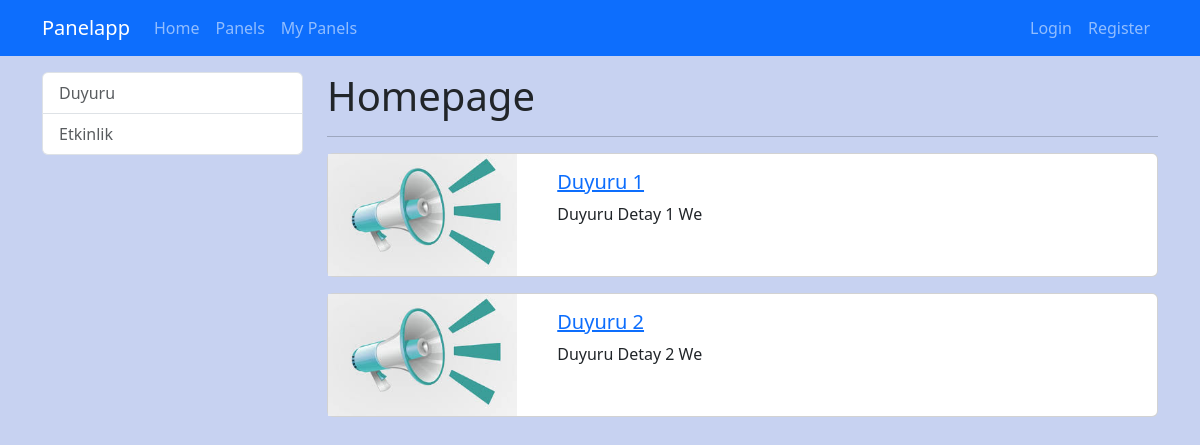
The page / on the database its author committed.
### panel/models.py (models this page shows, shortened)
class Category(models.Model):
    name = models.CharField(max_length=150)
    slug = models.SlugField(null=False, blank=True, unique=True, db_index=True, editable=False)

class Panel(models.Model):
    title = models.CharField(max_length=200)
    image = models.ImageField(upload_to="panels")
    is_active = models.BooleanField(default=True)
    is_joined = models.BooleanField(default=False)
    description = RichTextField()
    slug = models.SlugField(null=False, blank=True, unique=True, db_index=True, editable=False)
    categories = models.ManyToManyField(Category, blank=True)

### panel/views.py (the view)
# urls.py: path("", views.index, name="home"),
def index(request):
    context = {
        "panels": Panel.objects.filter(is_active=True),
        "categories": Category.objects.all()
    }
    return render(request, "panel/index.html", context)

### panel/templates/panel/index.html (shortened to what this page needs)
{% extends "base.html" %}
{% load static %}
{% block css_files %}
    <link rel="stylesheet" href="{% static 'panel/css/style.css' %}">
{% endblock %}
{% block content %}
<div class="container mt-3">
    <div class="row">
        <div class="col-3">
            {% include 'partials/_categories.html' %}
        </div>
        <div class="col-9">
            <h1>Homepage</h1>
            <hr>
            {% for panel in panels %}
                {% if panel.is_active %}
                    {% include 'panel/partials/_panel.html' %}
                {% endif %}
            {% endfor %}
        </div>
    </div>
</div>
{% endblock %}

### templates/partials/_categories.html
<div class="list-group">
    {% for category in categories %}
        {% if  category.slug == selected_category %}
            <a class="list-group-item list-group-item-action active" href="{% url 'panels_by_category' category.slug %}">
                {{ category.name|title }}
            </a>
        {% else %}
            <a class="list-group-item list-group-item-action" href="{% url 'panels_by_category' category.slug %}">
                {{ category.name|title }}
            </a>
        {% endif %}
    {% endfor %}
</div>

### panel/templates/panel/partials/_panel.html
{% load static %}
<div class="card mb-3">
    <div class="row">
        <div class="col-md-3">
            <img src="{{ panel.image.url }}" alt="" class="img-fluid">
        </div>
        <div class="col-md-9">
            <div class="card-body">
                <h5 class="card-title">
                    <a href="{% url 'panel_details' panel.slug %}">
                        {{ panel.title }}
                    </a>
                </h5>
                <p class="card-text">{{ panel.description|striptags|slice:"0:20" }}</p>
            </div>
        </div>
    </div>
</div>

### static/css/base.css (style rules this page uses)
body { background-color: rgba(129, 155, 224, 0.445); }

### rows shown on the page
Category: name "Duyuru"
Category: name "Etkinlik"
Panel: image (picture), title "Duyuru 1", description "Duyuru Detay 1 We"
Panel: image (picture), title "Duyuru 2", description "Duyuru Detay 2 We"
